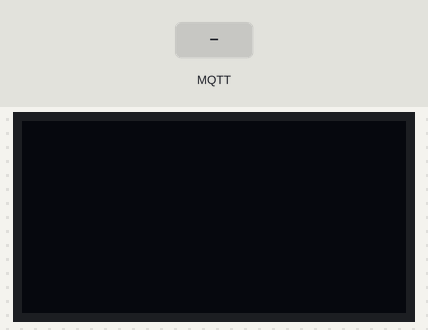
A sketch run on a simulated ESP32. Shown: 128×64 one-colour display. The test bench sets the inputs (shaded band). WiFi joins after 1.5 s; servers stay silent unless stated; no MQTT or app messages arrive unless stated; what the sketch prints to the serial monitor is not drawn.

Above: at 3.2 s.
3.3 s: MQTT message "1" arrives on the first subscribed topic
At 4.1 s:
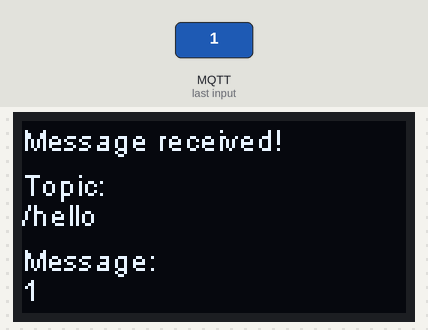
4.8 s: MQTT message "on" arrives on the first subscribed topic
At 5.3 s:
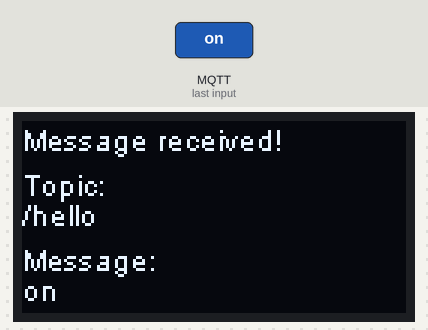
6.3 s: MQTT message "off" arrives on the first subscribed topic
Timing chart, 0 to 9.3 s (numbered marks = the images above; inputs shaded):
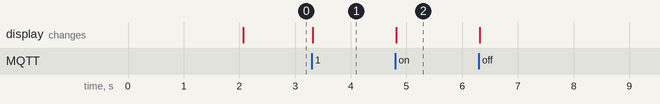

Measured:
- after the input at 3.3 s, the display: changes at once (image 1)
- after the input at 4.8 s, the display: changes at once (image 2)

The sketch:

mqtt_screen.ino
```cpp
#include <WiFiClientSecure.h>
#include <MQTT.h>

#include "SSD1306Wire.h"
//initialize the OLED display
SSD1306Wire  display(0x3c, 5, 4);

//wifi settings
const char ssid[] = "used";
const char pass[] = "pass";

//mqtt settings
const char mqtt_clientID[] = "Arduino";
const char mqtt_username[] = "a0e78aaf";
const char mqtt_password[] = "2626bb47aaf15e04";

WiFiClientSecure net;
MQTTClient client;

unsigned long lastMillis = 0;

void connect() {
  Serial.print("checking wifi...");
  while (WiFi.status() != WL_CONNECTED) {
    Serial.print(".");
    delay(1000);
  }

  Serial.print("\nconnecting...");
  while (!client.connect(mqtt_clientID, mqtt_username, mqtt_password)) {
    Serial.print(".");
    delay(1000);
  }

  Serial.println("\nconnected!");

  client.subscribe("/hello");
  // client.unsubscribe("/hello");
}

void messageReceived(String &topic, String &payload) {
  Serial.println("incoming: " + topic + " - " + payload);
  drawMessage(topic,payload);
}


void drawMessage( String topic, String payload) {
    // Font Demo1
    // create more fonts at http://oleddisplay.squix.ch/
    display.clear();

    display.setTextAlignment(TEXT_ALIGN_LEFT);
    display.setFont(ArialMT_Plain_10);

    display.drawString(0, 0, "Message received!");

    display.drawString(0, 15, "Topic:");
    display.drawString(0, 25, topic);

    display.drawString(0, 40, "Message:");
    display.drawString(0, 50, payload);

    display.display();
}

void setup() {
  Serial.begin(115200);
  WiFi.begin(ssid, pass);

  // Note: Local domain names (e.g. "Computer.local" on OSX) are not supported by Arduino.
  // You need to set the IP address directly.
  //
  // MQTT brokers usually use port 8883 for secure connections.
  client.begin("broker.shiftr.io", 8883, net);
  client.onMessage(messageReceived);

  connect();

  //init the display
  display.init();

  display.flipScreenVertically();
  display.setFont(ArialMT_Plain_10);
}

void loop() {
  client.loop();
  delay(10);  // <- fixes some issues with WiFi stability

  if (!client.connected()) {
    connect();
  }

  // publish a message roughly every second.
  if (millis() - lastMillis > 1000) {
    lastMillis = millis();
    client.publish("/hello", "world");
  }
}
```
